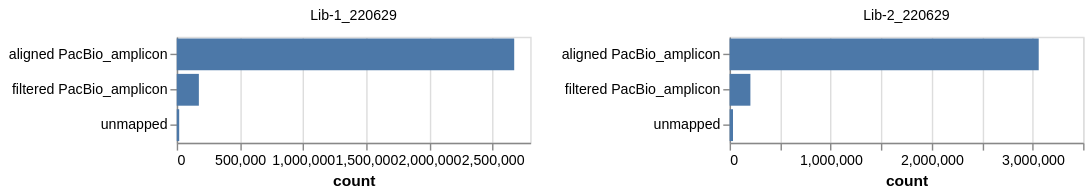

Source (Vega-Lite JSON):
### Vega-Lite specification from a JSON file in a GitHub repository (floating-point values rounded to 4 significant figures)
{"config": {"view": {"continuousWidth": 300, "continuousHeight": 300}}, "data": {"name": "data-e6697a23799a0205f41d02251fd32883"}, "mark": {"type": "bar"}, "encoding": {"facet": {"columns": 2, "field": "pacbioRun", "title": null, "type": "nominal"}, "tooltip": [{"field": "category", "type": "nominal"}, {"field": "count", "type": "quantitative"}, {"field": "pacbioRun", "type": "nominal"}, {"field": "library", "type": "nominal"}], "x": {"field": "count", "type": "quantitative"}, "y": {"axis": {"title": null}, "field": "category", "type": "nominal"}}, "height": 75, "resolve": {"scale": {"x": "independent", "y": "independent"}}, "width": 250, "$schema": "https://vega.github.io/schema/vega-lite/v5.8.0.json", "datasets": {"data-e6697a23799a0205f41d02251fd32883": [{"category": "aligned PacBio_amplicon", "count": 2672923, "pacbioRun": "Lib-1_220629", "library": "Lib-1"}, {"category": "filtered PacBio_amplicon", "count": 175199, "pacbioRun": "Lib-1_220629", "library": "Lib-1"}, {"category": "unmapped", "count": 19379, "pacbioRun": "Lib-1_220629", "library": "Lib-1"}, {"category": "aligned PacBio_amplicon", "count": 3060344, "pacbioRun": "Lib-2_220629", "library": "Lib-2"}, {"category": "filtered PacBio_amplicon", "count": 205667, "pacbioRun": "Lib-2_220629", "library": "Lib-2"}, {"category": "unmapped", "count": 33533, "pacbioRun": "Lib-2_220629", "library": "Lib-2"}]}}
